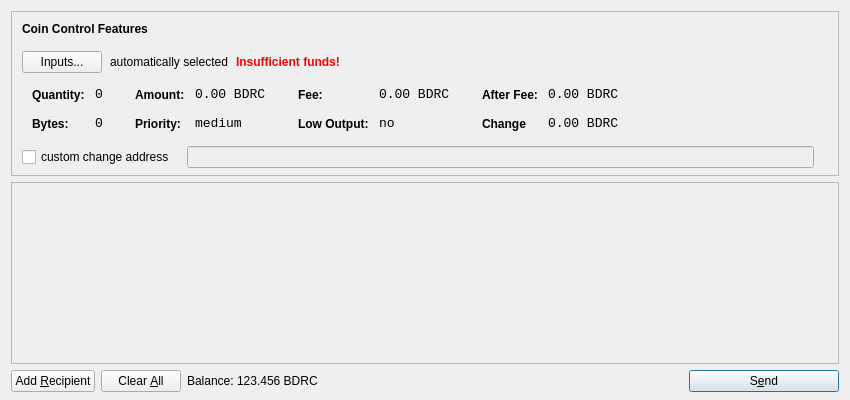
<?xml version="1.0" encoding="UTF-8"?>
<ui version="4.0">
 <class>SendCoinsDialog</class>
 <widget class="QDialog" name="SendCoinsDialog">
  <property name="geometry">
   <rect>
    <x>0</x>
    <y>0</y>
    <width>850</width>
    <height>400</height>
   </rect>
  </property>
  <property name="windowTitle">
   <string>Send Coins</string>
  </property>
  <layout class="QVBoxLayout" name="verticalLayout" stretch="0,1,0">
   <property name="bottomMargin">
    <number>8</number>
   </property>
   <item>
    <widget class="QFrame" name="frameCoinControl">
     <property name="sizePolicy">
      <sizepolicy hsizetype="Expanding" vsizetype="Expanding">
       <horstretch>0</horstretch>
       <verstretch>0</verstretch>
      </sizepolicy>
     </property>
     <property name="maximumSize">
      <size>
       <width>16777215</width>
       <height>16777215</height>
      </size>
     </property>
     <property name="frameShape">
      <enum>QFrame::StyledPanel</enum>
     </property>
     <property name="frameShadow">
      <enum>QFrame::Sunken</enum>
     </property>
     <layout class="QVBoxLayout" name="verticalLayoutCoinControl2">
      <property name="spacing">
       <number>-1</number>
      </property>
      <property name="leftMargin">
       <number>0</number>
      </property>
      <property name="topMargin">
       <number>0</number>
      </property>
      <property name="rightMargin">
       <number>0</number>
      </property>
      <property name="bottomMargin">
       <number>6</number>
      </property>
      <item>
       <layout class="QVBoxLayout" name="verticalLayoutCoinControl" stretch="0,0,0,0,1">
        <property name="spacing">
         <number>0</number>
        </property>
        <property name="leftMargin">
         <number>10</number>
        </property>
        <property name="topMargin">
         <number>10</number>
        </property>
        <item>
         <layout class="QHBoxLayout" name="horizontalLayoutCoinControl1">
          <property name="bottomMargin">
           <number>15</number>
          </property>
          <item>
           <widget class="QLabel" name="labelCoinControlFeatures">
            <property name="sizePolicy">
             <sizepolicy hsizetype="Preferred" vsizetype="Maximum">
              <horstretch>0</horstretch>
              <verstretch>0</verstretch>
             </sizepolicy>
            </property>
            <property name="font">
             <font>
              <weight>75</weight>
              <bold>true</bold>
             </font>
            </property>
            <property name="styleSheet">
             <string notr="true">font-weight:bold;</string>
            </property>
            <property name="text">
             <string>Coin Control Features</string>
            </property>
           </widget>
          </item>
         </layout>
        </item>
        <item>
         <layout class="QHBoxLayout" name="horizontalLayoutCoinControl2" stretch="0,0,0,0">
          <property name="spacing">
           <number>8</number>
          </property>
          <property name="bottomMargin">
           <number>10</number>
          </property>
          <item>
           <widget class="QPushButton" name="pushButtonCoinControl">
            <property name="styleSheet">
             <string notr="true"/>
            </property>
            <property name="text">
             <string>Inputs...</string>
            </property>
           </widget>
          </item>
          <item>
           <widget class="QLabel" name="labelCoinControlAutomaticallySelected">
            <property name="text">
             <string>automatically selected</string>
            </property>
            <property name="margin">
             <number>5</number>
            </property>
           </widget>
          </item>
          <item>
           <widget class="QLabel" name="labelCoinControlInsuffFunds">
            <property name="font">
             <font>
              <weight>75</weight>
              <bold>true</bold>
             </font>
            </property>
            <property name="styleSheet">
             <string notr="true">color:red;font-weight:bold;</string>
            </property>
            <property name="text">
             <string>Insufficient funds!</string>
            </property>
            <property name="margin">
             <number>5</number>
            </property>
           </widget>
          </item>
          <item>
           <spacer name="horizontalSpacerCoinControl">
            <property name="orientation">
             <enum>Qt::Horizontal</enum>
            </property>
            <property name="sizeHint" stdset="0">
             <size>
              <width>40</width>
              <height>1</height>
             </size>
            </property>
           </spacer>
          </item>
         </layout>
        </item>
        <item>
         <widget class="QWidget" name="widgetCoinControl" native="true">
          <property name="sizePolicy">
           <sizepolicy hsizetype="Preferred" vsizetype="Preferred">
            <horstretch>0</horstretch>
            <verstretch>0</verstretch>
           </sizepolicy>
          </property>
          <property name="minimumSize">
           <size>
            <width>0</width>
            <height>0</height>
           </size>
          </property>
          <property name="styleSheet">
           <string notr="true"/>
          </property>
          <layout class="QHBoxLayout" name="horizontalLayoutCoinControl5">
           <property name="margin">
            <number>0</number>
           </property>
           <item>
            <layout class="QHBoxLayout" name="horizontalLayoutCoinControl3" stretch="0,0,0,1">
             <property name="spacing">
              <number>20</number>
             </property>
             <property name="topMargin">
              <number>0</number>
             </property>
             <property name="bottomMargin">
              <number>10</number>
             </property>
             <item>
              <layout class="QFormLayout" name="formLayoutCoinControl1">
               <property name="horizontalSpacing">
                <number>10</number>
               </property>
               <property name="verticalSpacing">
                <number>14</number>
               </property>
               <property name="leftMargin">
                <number>10</number>
               </property>
               <property name="topMargin">
                <number>4</number>
               </property>
               <property name="rightMargin">
                <number>6</number>
               </property>
               <item row="0" column="0">
                <widget class="QLabel" name="labelCoinControlQuantityText">
                 <property name="styleSheet">
                  <string notr="true">font-weight:bold;</string>
                 </property>
                 <property name="text">
                  <string>Quantity:</string>
                 </property>
                 <property name="margin">
                  <number>0</number>
                 </property>
                </widget>
               </item>
               <item row="0" column="1">
                <widget class="QLabel" name="labelCoinControlQuantity">
                 <property name="font">
                  <font>
                   <family>Monospace</family>
                   <pointsize>10</pointsize>
                  </font>
                 </property>
                 <property name="cursor">
                  <cursorShape>IBeamCursor</cursorShape>
                 </property>
                 <property name="contextMenuPolicy">
                  <enum>Qt::ActionsContextMenu</enum>
                 </property>
                 <property name="text">
                  <string>0</string>
                 </property>
                 <property name="margin">
                  <number>0</number>
                 </property>
                 <property name="textInteractionFlags">
                  <set>Qt::LinksAccessibleByMouse|Qt::TextSelectableByKeyboard|Qt::TextSelectableByMouse</set>
                 </property>
                </widget>
               </item>
               <item row="1" column="0">
                <widget class="QLabel" name="labelCoinControlBytesText">
                 <property name="styleSheet">
                  <string notr="true">font-weight:bold;</string>
                 </property>
                 <property name="text">
                  <string>Bytes:</string>
                 </property>
                </widget>
               </item>
               <item row="1" column="1">
                <widget class="QLabel" name="labelCoinControlBytes">
                 <property name="font">
                  <font>
                   <family>Monospace</family>
                   <pointsize>10</pointsize>
                  </font>
                 </property>
                 <property name="cursor">
                  <cursorShape>IBeamCursor</cursorShape>
                 </property>
                 <property name="contextMenuPolicy">
                  <enum>Qt::ActionsContextMenu</enum>
                 </property>
                 <property name="text">
                  <string>0</string>
                 </property>
                 <property name="textInteractionFlags">
                  <set>Qt::LinksAccessibleByMouse|Qt::TextSelectableByKeyboard|Qt::TextSelectableByMouse</set>
                 </property>
                </widget>
               </item>
              </layout>
             </item>
             <item>
              <layout class="QFormLayout" name="formLayoutCoinControl2">
               <property name="horizontalSpacing">
                <number>10</number>
               </property>
               <property name="verticalSpacing">
                <number>14</number>
               </property>
               <property name="leftMargin">
                <number>6</number>
               </property>
               <property name="topMargin">
                <number>4</number>
               </property>
               <property name="rightMargin">
                <number>6</number>
               </property>
               <item row="0" column="0">
                <widget class="QLabel" name="labelCoinControlAmountText">
                 <property name="styleSheet">
                  <string notr="true">font-weight:bold;</string>
                 </property>
                 <property name="text">
                  <string>Amount:</string>
                 </property>
                 <property name="margin">
                  <number>0</number>
                 </property>
                </widget>
               </item>
               <item row="0" column="1">
                <widget class="QLabel" name="labelCoinControlAmount">
                 <property name="font">
                  <font>
                   <family>Monospace</family>
                   <pointsize>10</pointsize>
                  </font>
                 </property>
                 <property name="cursor">
                  <cursorShape>IBeamCursor</cursorShape>
                 </property>
                 <property name="contextMenuPolicy">
                  <enum>Qt::ActionsContextMenu</enum>
                 </property>
                 <property name="text">
                  <string notr="true">0.00 BDRC</string>
                 </property>
                 <property name="textInteractionFlags">
                  <set>Qt::LinksAccessibleByMouse|Qt::TextSelectableByKeyboard|Qt::TextSelectableByMouse</set>
                 </property>
                </widget>
               </item>
               <item row="1" column="0">
                <widget class="QLabel" name="labelCoinControlPriorityText">
                 <property name="styleSheet">
                  <string notr="true">font-weight:bold;</string>
                 </property>
                 <property name="text">
                  <string>Priority:</string>
                 </property>
                </widget>
               </item>
               <item row="1" column="1">
                <widget class="QLabel" name="labelCoinControlPriority">
                 <property name="font">
                  <font>
                   <family>Monospace</family>
                   <pointsize>10</pointsize>
                  </font>
                 </property>
                 <property name="cursor">
                  <cursorShape>IBeamCursor</cursorShape>
                 </property>
                 <property name="contextMenuPolicy">
                  <enum>Qt::ActionsContextMenu</enum>
                 </property>
                 <property name="text">
                  <string>medium</string>
                 </property>
                 <property name="textInteractionFlags">
                  <set>Qt::LinksAccessibleByMouse|Qt::TextSelectableByKeyboard|Qt::TextSelectableByMouse</set>
                 </property>
                </widget>
               </item>
              </layout>
             </item>
             <item>
              <layout class="QFormLayout" name="formLayoutCoinControl3">
               <property name="horizontalSpacing">
                <number>10</number>
               </property>
               <property name="verticalSpacing">
                <number>14</number>
               </property>
               <property name="leftMargin">
                <number>6</number>
               </property>
               <property name="topMargin">
                <number>4</number>
               </property>
               <property name="rightMargin">
                <number>6</number>
               </property>
               <item row="0" column="0">
                <widget class="QLabel" name="labelCoinControlFeeText">
                 <property name="styleSheet">
                  <string notr="true">font-weight:bold;</string>
                 </property>
                 <property name="text">
                  <string>Fee:</string>
                 </property>
                 <property name="margin">
                  <number>0</number>
                 </property>
                </widget>
               </item>
               <item row="0" column="1">
                <widget class="QLabel" name="labelCoinControlFee">
                 <property name="font">
                  <font>
                   <family>Monospace</family>
                   <pointsize>10</pointsize>
                  </font>
                 </property>
                 <property name="cursor">
                  <cursorShape>IBeamCursor</cursorShape>
                 </property>
                 <property name="contextMenuPolicy">
                  <enum>Qt::ActionsContextMenu</enum>
                 </property>
                 <property name="text">
                  <string notr="true">0.00 BDRC</string>
                 </property>
                 <property name="textInteractionFlags">
                  <set>Qt::LinksAccessibleByMouse|Qt::TextSelectableByKeyboard|Qt::TextSelectableByMouse</set>
                 </property>
                </widget>
               </item>
               <item row="1" column="0">
                <widget class="QLabel" name="labelCoinControlLowOutputText">
                 <property name="styleSheet">
                  <string notr="true">font-weight:bold;</string>
                 </property>
                 <property name="text">
                  <string>Low Output:</string>
                 </property>
                </widget>
               </item>
               <item row="1" column="1">
                <widget class="QLabel" name="labelCoinControlLowOutput">
                 <property name="font">
                  <font>
                   <family>Monospace</family>
                   <pointsize>10</pointsize>
                  </font>
                 </property>
                 <property name="cursor">
                  <cursorShape>IBeamCursor</cursorShape>
                 </property>
                 <property name="contextMenuPolicy">
                  <enum>Qt::ActionsContextMenu</enum>
                 </property>
                 <property name="text">
                  <string>no</string>
                 </property>
                 <property name="textInteractionFlags">
                  <set>Qt::LinksAccessibleByMouse|Qt::TextSelectableByKeyboard|Qt::TextSelectableByMouse</set>
                 </property>
                </widget>
               </item>
              </layout>
             </item>
             <item>
              <layout class="QFormLayout" name="formLayoutCoinControl4">
               <property name="horizontalSpacing">
                <number>10</number>
               </property>
               <property name="verticalSpacing">
                <number>14</number>
               </property>
               <property name="leftMargin">
                <number>6</number>
               </property>
               <property name="topMargin">
                <number>4</number>
               </property>
               <property name="rightMargin">
                <number>6</number>
               </property>
               <item row="0" column="0">
                <widget class="QLabel" name="labelCoinControlAfterFeeText">
                 <property name="styleSheet">
                  <string notr="true">font-weight:bold;</string>
                 </property>
                 <property name="text">
                  <string>After Fee:</string>
                 </property>
                 <property name="margin">
                  <number>0</number>
                 </property>
                </widget>
               </item>
               <item row="0" column="1">
                <widget class="QLabel" name="labelCoinControlAfterFee">
                 <property name="font">
                  <font>
                   <family>Monospace</family>
                   <pointsize>10</pointsize>
                  </font>
                 </property>
                 <property name="cursor">
                  <cursorShape>IBeamCursor</cursorShape>
                 </property>
                 <property name="contextMenuPolicy">
                  <enum>Qt::ActionsContextMenu</enum>
                 </property>
                 <property name="text">
                  <string notr="true">0.00 BDRC</string>
                 </property>
                 <property name="textInteractionFlags">
                  <set>Qt::LinksAccessibleByMouse|Qt::TextSelectableByKeyboard|Qt::TextSelectableByMouse</set>
                 </property>
                </widget>
               </item>
               <item row="1" column="0">
                <widget class="QLabel" name="labelCoinControlChangeText">
                 <property name="styleSheet">
                  <string notr="true">font-weight:bold;</string>
                 </property>
                 <property name="text">
                  <string>Change</string>
                 </property>
                </widget>
               </item>
               <item row="1" column="1">
                <widget class="QLabel" name="labelCoinControlChange">
                 <property name="font">
                  <font>
                   <family>Monospace</family>
                   <pointsize>10</pointsize>
                  </font>
                 </property>
                 <property name="cursor">
                  <cursorShape>IBeamCursor</cursorShape>
                 </property>
                 <property name="contextMenuPolicy">
                  <enum>Qt::ActionsContextMenu</enum>
                 </property>
                 <property name="text">
                  <string notr="true">0.00 BDRC</string>
                 </property>
                 <property name="textInteractionFlags">
                  <set>Qt::LinksAccessibleByMouse|Qt::TextSelectableByKeyboard|Qt::TextSelectableByMouse</set>
                 </property>
                </widget>
               </item>
              </layout>
             </item>
            </layout>
           </item>
          </layout>
         </widget>
        </item>
        <item>
         <layout class="QHBoxLayout" name="horizontalLayoutCoinControl4" stretch="0,0,0">
          <property name="spacing">
           <number>12</number>
          </property>
          <property name="sizeConstraint">
           <enum>QLayout::SetDefaultConstraint</enum>
          </property>
          <property name="topMargin">
           <number>5</number>
          </property>
          <property name="rightMargin">
           <number>5</number>
          </property>
          <item>
           <widget class="QCheckBox" name="checkBoxCoinControlChange">
            <property name="text">
             <string>custom change address</string>
            </property>
           </widget>
          </item>
          <item>
           <widget class="QLineEdit" name="lineEditCoinControlChange">
            <property name="enabled">
             <bool>false</bool>
            </property>
            <property name="sizePolicy">
             <sizepolicy hsizetype="Expanding" vsizetype="Fixed">
              <horstretch>0</horstretch>
              <verstretch>0</verstretch>
             </sizepolicy>
            </property>
           </widget>
          </item>
          <item>
           <widget class="QLabel" name="labelCoinControlChangeLabel">
            <property name="sizePolicy">
             <sizepolicy hsizetype="Preferred" vsizetype="Expanding">
              <horstretch>0</horstretch>
              <verstretch>0</verstretch>
             </sizepolicy>
            </property>
            <property name="minimumSize">
             <size>
              <width>0</width>
              <height>0</height>
             </size>
            </property>
            <property name="text">
             <string/>
            </property>
            <property name="margin">
             <number>3</number>
            </property>
           </widget>
          </item>
         </layout>
        </item>
        <item>
         <spacer name="verticalSpacerCoinControl">
          <property name="orientation">
           <enum>Qt::Vertical</enum>
          </property>
          <property name="sizeHint" stdset="0">
           <size>
            <width>800</width>
            <height>1</height>
           </size>
          </property>
         </spacer>
        </item>
       </layout>
      </item>
     </layout>
    </widget>
   </item>
   <item>
    <widget class="QScrollArea" name="scrollArea">
     <property name="widgetResizable">
      <bool>true</bool>
     </property>
     <widget class="QWidget" name="scrollAreaWidgetContents">
      <property name="geometry">
       <rect>
        <x>0</x>
        <y>0</y>
        <width>830</width>
        <height>165</height>
       </rect>
      </property>
      <layout class="QVBoxLayout" name="verticalLayout_2">
       <property name="margin">
        <number>0</number>
       </property>
       <item>
        <layout class="QVBoxLayout" name="entries">
         <property name="spacing">
          <number>6</number>
         </property>
        </layout>
       </item>
       <item>
        <spacer name="verticalSpacer">
         <property name="orientation">
          <enum>Qt::Vertical</enum>
         </property>
         <property name="sizeHint" stdset="0">
          <size>
           <width>20</width>
           <height>40</height>
          </size>
         </property>
        </spacer>
       </item>
      </layout>
     </widget>
    </widget>
   </item>
   <item>
    <layout class="QHBoxLayout" name="horizontalLayout">
     <item>
      <widget class="QPushButton" name="addButton">
       <property name="toolTip">
        <string>Send to multiple recipients at once</string>
       </property>
       <property name="text">
        <string>Add &amp;Recipient</string>
       </property>
       <property name="autoDefault">
        <bool>false</bool>
       </property>
      </widget>
     </item>
     <item>
      <widget class="QPushButton" name="clearButton">
       <property name="sizePolicy">
        <sizepolicy hsizetype="Minimum" vsizetype="Fixed">
         <horstretch>0</horstretch>
         <verstretch>0</verstretch>
        </sizepolicy>
       </property>
       <property name="toolTip">
        <string>Remove all transaction fields</string>
       </property>
       <property name="text">
        <string>Clear &amp;All</string>
       </property>
       <property name="autoRepeatDelay">
        <number>300</number>
       </property>
       <property name="autoDefault">
        <bool>false</bool>
       </property>
      </widget>
     </item>
     <item>
      <layout class="QHBoxLayout" name="horizontalLayout_2">
       <property name="spacing">
        <number>3</number>
       </property>
       <item>
        <widget class="QLabel" name="label">
         <property name="sizePolicy">
          <sizepolicy hsizetype="Preferred" vsizetype="Fixed">
           <horstretch>0</horstretch>
           <verstretch>0</verstretch>
          </sizepolicy>
         </property>
         <property name="text">
          <string>Balance:</string>
         </property>
        </widget>
       </item>
       <item>
        <widget class="QLabel" name="labelBalance">
         <property name="sizePolicy">
          <sizepolicy hsizetype="Preferred" vsizetype="Fixed">
           <horstretch>0</horstretch>
           <verstretch>0</verstretch>
          </sizepolicy>
         </property>
         <property name="cursor">
          <cursorShape>IBeamCursor</cursorShape>
         </property>
         <property name="text">
          <string notr="true">123.456 BDRC</string>
         </property>
         <property name="textInteractionFlags">
          <set>Qt::LinksAccessibleByMouse|Qt::TextSelectableByKeyboard|Qt::TextSelectableByMouse</set>
         </property>
        </widget>
       </item>
      </layout>
     </item>
     <item>
      <spacer name="horizontalSpacer">
       <property name="orientation">
        <enum>Qt::Horizontal</enum>
       </property>
       <property name="sizeHint" stdset="0">
        <size>
         <width>40</width>
         <height>20</height>
        </size>
       </property>
      </spacer>
     </item>
     <item>
      <widget class="QPushButton" name="sendButton">
       <property name="minimumSize">
        <size>
         <width>150</width>
         <height>0</height>
        </size>
       </property>
       <property name="toolTip">
        <string>Confirm the send action</string>
       </property>
       <property name="text">
        <string>S&amp;end</string>
       </property>
       <property name="icon">
        <iconset resource="../bitcoin.qrc">
         <normaloff>:/icons/send</normaloff>:/icons/send</iconset>
       </property>
       <property name="default">
        <bool>true</bool>
       </property>
      </widget>
     </item>
    </layout>
   </item>
  </layout>
 </widget>
 <resources>
  <include location="../bitcoin.qrc"/>
 </resources>
 <connections/>
</ui>
